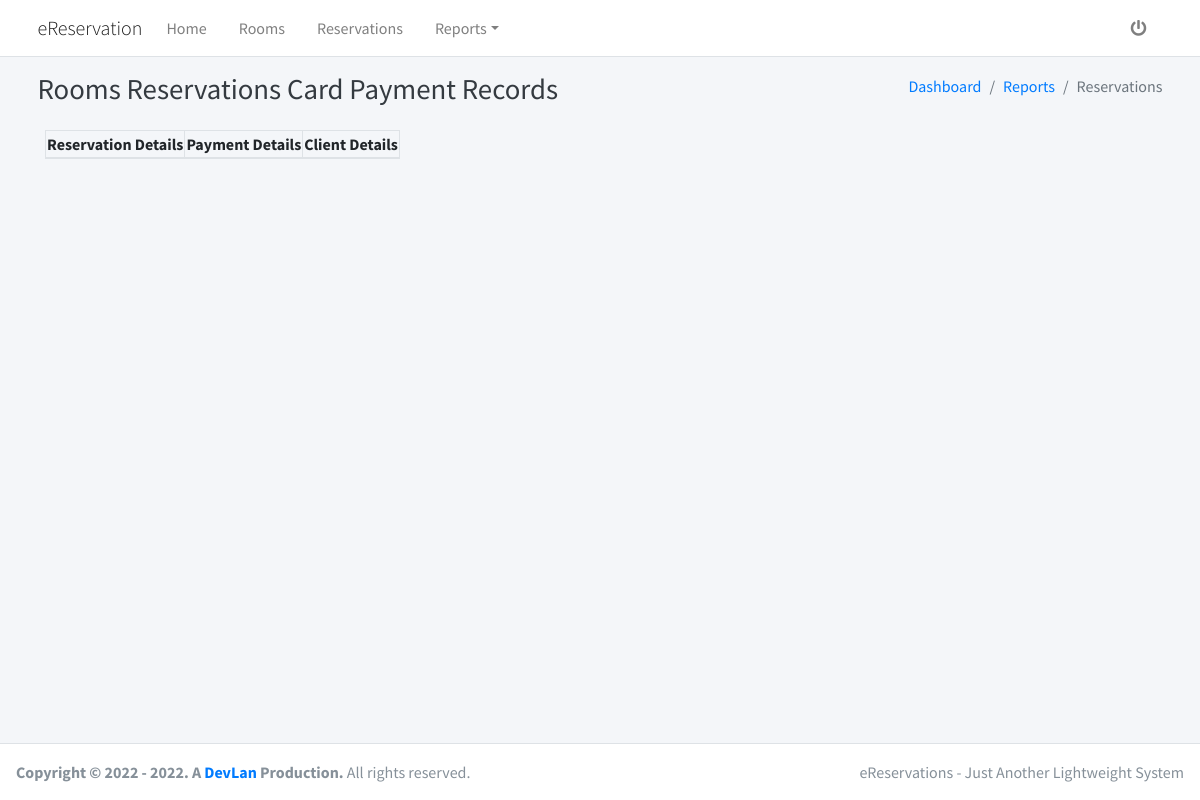
The app's page /views/reports_card_payments.php, older data.
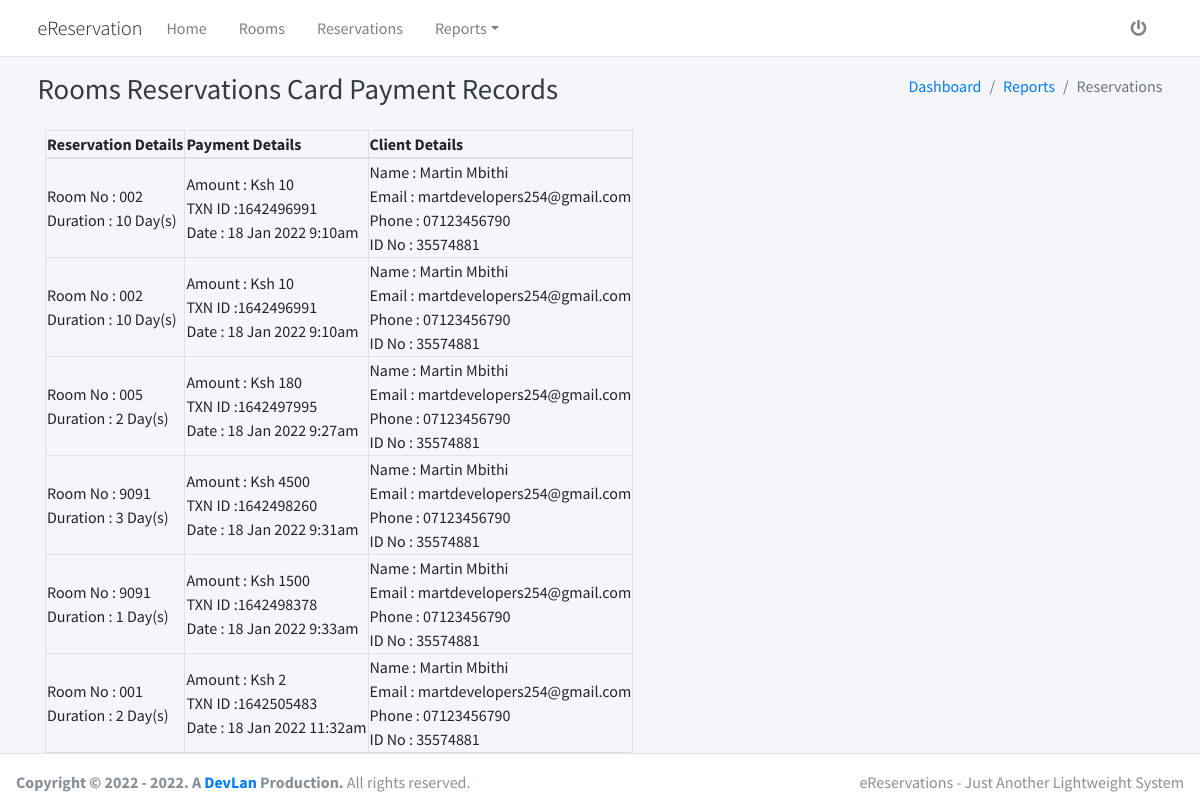
The same page, newer data.
### tables this page shows
CREATE TABLE `reservation_payments` (
  `payment_id` int(200) NOT NULL,
  `payment_reservation_id` varchar(200) DEFAULT NULL,
  `payment_room_id` varchar(200) DEFAULT NULL,
  `payment_amount` varchar(200) DEFAULT NULL,
  `payment_txn_code` varchar(200) DEFAULT NULL,
  `payment_date_posted` varchar(200) DEFAULT NULL
);

CREATE TABLE `rooms` (
  `room_id` varchar(200) NOT NULL,
  `room_number` varchar(200) NOT NULL,
  `room_price` varchar(200) NOT NULL,
  `room_status` varchar(200) NOT NULL DEFAULT 'vacant'
);

CREATE TABLE `reservations` (
  `reservation_id` varchar(200) NOT NULL,
  `reservation_room_id` varchar(200) DEFAULT NULL,
  `client_name` varchar(200) DEFAULT NULL,
  `client_id_no` varchar(200) DEFAULT NULL,
  `client_email` varchar(200) DEFAULT NULL,
  `client_phone` varchar(200) DEFAULT NULL,
  `mode_of_payment` varchar(200) DEFAULT NULL,
  `duration` varchar(200) DEFAULT NULL,
  `cost` varchar(200) DEFAULT NULL,
  `transaction_id` varchar(200) DEFAULT NULL
);

### views/reports_card_payments.php (the view, shortened to what this page needs)
<?php
require_once('../partials/head.php');
require_once('../config/config.php');
?>
<body class="hold-transition layout-top-nav">
    <div class="wrapper">
        <?php require_once('../partials/nav.php'); ?>
        <div class="content-wrapper">
            <div class="content-header">
                <div class="container">
                    <div class="row mb-2">
                        <div class="col-sm-6">
                            <h1 class="m-0 text-dark"> Rooms Reservations Card Payment Records </h1>
                        </div>
                        <div class="col-sm-6">
                            <ol class="breadcrumb float-sm-right">
                                <li class="breadcrumb-item"><a href="">Dashboard</a></li>
                                <li class="breadcrumb-item"><a href="">Reports</a></li>
                                <li class="breadcrumb-item active">Reservations</li>
                            </ol>
                        </div>
                    </div>
                </div>
            </div>
            <div class="content">
                <div class="container">
                    <div class="container-fluid">
                        <div class="row">
                            <div class="col-12">
                                <table id="export-data-table" class="table-bordered table-hover">
                                    <thead>
                                        <tr>
                                            <th>Reservation Details</th>
                                            <th>Payment Details</th>
                                            <th>Client Details</th>
                                        </tr>
                                    </thead>
                                    <tbody>
                                        <?php
                                        $ret = "SELECT * FROM reservation_payments rp
                                        INNER JOIN reservations r ON rp.payment_txn_code = r.transaction_id
                                        INNER JOIN rooms rm ON rm.room_id = r.reservation_room_id";
                                        $stmt = $mysqli->prepare($ret);
                                        $stmt->execute();
                                        $res = $stmt->get_result();
                                        while ($reservations = $res->fetch_object()) {
                                        ?>
                                            <tr>
                                                <td>
                                                    Room No : <?php echo $reservations->room_number; ?> <br>
                                                    Duration : <?php echo $reservations->duration; ?> Day(s)
                                                </td>
                                                <td>
                                                    Amount : Ksh <?php echo $reservations->payment_amount; ?><br>
                                                    TXN ID :<?php echo $reservations->payment_txn_code; ?> <br>
                                                    Date : <?php echo date('d M Y g:ia', strtotime($reservations->payment_date_posted)); ?><br>
                                                </td>
                                                <td>
                                                    Name : <?php echo $reservations->client_name; ?><br>
                                                    Email : <?php echo $reservations->client_email; ?> <br>
                                                    Phone : <?php echo $reservations->client_phone; ?> <br>
                                                    ID No : <?php echo $reservations->client_id_no; ?> <br>
                                                </td>
                                            </tr>
                                        <?php } ?>
                                    </tbody>
                                </table>
                            </div>
                        </div>
                    </div>
                </div>
            </div>
        </div>
        <?php require_once('../partials/footer.php'); ?>
    </div>
</body>
</html>

### partials/head.php (shortened to what this page needs)
<!DOCTYPE html>
<html>
<head>
    <link rel="stylesheet" href="../public/plugins/fontawesome-free/css/all.min.css">
    <link rel="stylesheet" href="https://code.ionicframework.com/ionicons/2.0.1/css/ionicons.min.css">
    <link rel="stylesheet" href="../public/plugins/icheck-bootstrap/icheck-bootstrap.min.css">
    <link rel="stylesheet" href="../public/css/adminlte.min.css">
    <link rel="stylesheet" href="../public/plugins/select2/css/select2.min.css">
    <link rel="stylesheet" href="../public/plugins/sweetalert2/sweetalert2.min.css">
    <link rel="stylesheet" type="text/css" href="https://cdn.datatables.net/v/dt/dt-1.10.25/datatables.min.css" />
    <link rel="stylesheet" type="text/css" href="https://cdn.datatables.net/buttons/1.7.1/css/buttons.dataTables.min.css" />
    <link href="https://cdn.jsdelivr.net/npm/summernote@0.8.18/dist/summernote.min.css" rel="stylesheet">
</head>

### partials/nav.php (shortened to what this page needs)
<nav class="main-header navbar navbar-expand-md navbar-light navbar-white">
    <div class="container">
        <a href="dashboard" class="navbar-brand">
            <span class="brand-text font-weight-light">eReservation</span>
        </a>
        <div class="collapse navbar-collapse order-3" id="navbarCollapse">
            <ul class="navbar-nav">
                <li class="nav-item">
                    <a href="dashboard" class="nav-link">Home</a>
                </li>
                <li class="nav-item">
                    <a href="rooms" class="nav-link">Rooms</a>
                </li>
                <li class="nav-item">
                    <a href="reservations" class="nav-link">Reservations</a>
                </li>
                <li class="nav-item dropdown">
                    <a id="dropdownSubMenu1" href="#" data-toggle="dropdown" aria-haspopup="true" aria-expanded="false" class="nav-link dropdown-toggle">Reports</a>
                </li>
            </ul>
        </div>
        <ul class="order-1 order-md-3 navbar-nav navbar-no-expand ml-auto">
            <li class="nav-item">
                <a class="nav-link" href="logout"><i class="fas fa-power-off"></i></a>
            </li>
        </ul>
    </div>
</nav>

### partials/footer.php
<footer class="main-footer">
    <div class="float-right d-none d-sm-inline">
        eReservations - Just Another Lightweight System
    </div>
    <strong>Copyright &copy; 2022 - <?php echo date('Y'); ?>. A <a href="https://adminlte.io/">DevLan</a> Production.</strong> All rights reserved.
</footer>

Row changes from the older to the newer data that the page shows:
added reservation_payments: payment_room.room_number "002", reservations.duration "10", payment_amount "10", payment_txn_code "1642496991", payment_date_posted "18 Jan 2022 9:10am", reservations.client_name "Martin Mbithi", reservations.client_email "martdevelopers254@gmail.com", reservations.client_phone "07123456790", reservations.client_id_no "35574881"
added reservation_payments: payment_room.room_number "002", reservations.duration "10", payment_amount "10", payment_txn_code "1642496991", payment_date_posted "18 Jan 2022 9:10am", reservations.client_name "Martin Mbithi", reservations.client_email "martdevelopers254@gmail.com", reservations.client_phone "07123456790", reservations.client_id_no "35574881"
added reservation_payments: payment_room.room_number "005", reservations.duration "2", payment_amount "180", payment_txn_code "1642497995", payment_date_posted "18 Jan 2022 9:27am", reservations.client_name "Martin Mbithi", reservations.client_email "martdevelopers254@gmail.com", reservations.client_phone "07123456790", reservations.client_id_no "35574881"
added reservation_payments: payment_room.room_number "9091", reservations.duration "3", payment_amount "4500", payment_txn_code "1642498260", payment_date_posted "18 Jan 2022 9:31am", reservations.client_name "Martin Mbithi", reservations.client_email "martdevelopers254@gmail.com", reservations.client_phone "07123456790", reservations.client_id_no "35574881"
added reservation_payments: payment_room.room_number "9091", reservations.duration "1", payment_amount "1500", payment_txn_code "1642498378", payment_date_posted "18 Jan 2022 9:33am", reservations.client_name "Martin Mbithi", reservations.client_email "martdevelopers254@gmail.com", reservations.client_phone "07123456790", reservations.client_id_no "35574881"
added reservation_payments: payment_room.room_number "001", reservations.duration "2", payment_amount "2", payment_txn_code "1642505483", payment_date_posted "18 Jan 2022 11:32am", reservations.client_name "Martin Mbithi", reservations.client_email "martdevelopers254@gmail.com", reservations.client_phone "07123456790", reservations.client_id_no "35574881"
